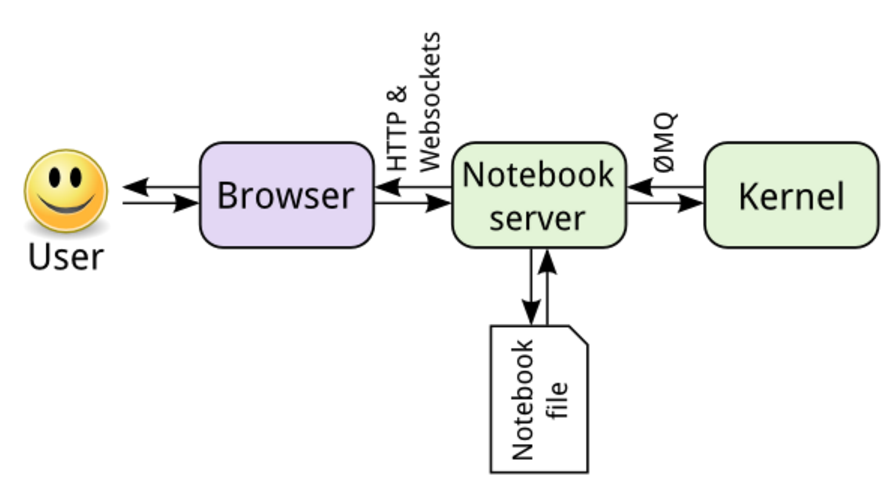
#> input picture IPython_Jupyter_Notebooks/jupyter_architecture.png, 889 x 482 px
$ jupyter execute --allow-errors 'Python Plotting - matplotlib, (numpy too) etc.ipynb'   (shell and % lines are left out)   (Python 2 division)
#> lines starting #> are read from the running program, lines starting #| are printed output that depends on the picture; long printed decimals are rounded
<a id='GoTop'></a>
## Contents
* [Quick Numpy tutorial](#QuickNumpyTutorial)
* [Matplotlib Tutorial: Learn basics of Python’s powerful Plotting library (from towardsdatascience.com)](#tutorialFromTowardsdatascience)
    * [General Concepts (Figure, Axes, Axis, Artist)](#GeneralConceptsFigureAxesAxisArtist)
        * [Figure Size](#figureSize) (Also see 'subplots(..)' NOT 'subplot' that uses figsize parameter)
    * [Plots With Different Scales](#PlotsWithDifferentScales) (For example y-axes on left and right have different scales so that we can plot both Dose and LET on the same canvas/figure/pad.)
    * [Multiple Plots In One Figure](#MultiplePlotsInOneFigure)
    * [Passing Plots to Functions Etc](#PassingPlotsToFunctionsEtc)
* [Matplotlib Tutorial: Python Plotting (from Datacamp.com)](#tutorialFromDatacamp): This Matplotlib tutorial (by Karlijn Willems and dated December 12th, 2019) takes you through the basics Python data visualization: the anatomy of a plot, pyplot and pylab, and much more
    * [Python Minimization - MINUIT, IMINUIT](#Minuit)

[GoTop](#GoTop) <a id='QuickNumpyTutorial'></a>
## Quick Numpy Tutorial
Ref: https://www.youtube.com/watch?v=xECXZ3tyONo

Numpy == Numerical Python

Very fast tools and functions than python list etc

First creating the Numpy arrays:

### Creating with 'zeros' method

[cell 1]
import numpy as np

# numpy array of size 3 and initialized to zeros (which are floats)
a = np.zeros(3)
a

[cell 2]
type(a[1])

[cell 3]
type(a)

<span style='color:green'>

**kp Digression**: NUMPY array is also known as **ndarray** or **N-Dimensional Array**
</span>

[cell 4]
aPythonList = [3, 4, 7]
bb = np.array(aPythonList)
bb

[cell 5]
print('{}, {}, {}'.format(type(aPythonList), type(bb), bb.shape))

<span style='color:green'>

**kp Digression**: Please note the difference between **np.array** and ***np.ndarray**
</span>

[cell 6]
cc = np.ndarray(aPythonList)
print(cc.shape)
cc

[cell 7]
a.shape

[cell 8]
a.size

[cell 9]
a.shape = (3, 1)

[cell 10]
a.shape

[cell 11]
a

[cell 12]
a.shape = (3,)

#> (a cell that did not finish here is left out)

### Creating with 'ones' method

[cell 14]
b = np.ones(4)
b

### Creating with 'empty' method

kp: We can also create an array with **empty(n)** method. But as we see below, the initialization seems sort of random. But, my feeling is if we are creating a **N** sized array and an array of the same size already exists, then the value of that array will be used to initialize the new array or perhaps, simply that array will be pointed to ... (I need to explore more on this, which I hope to do later soon).

[cell 15]
c = np.empty(3)
c

[cell 16]
cc = np.empty(4)
cc

[cell 17]
ccc = np.empty(5)
ccc

[cell 18]
c4 = np.empty(6)
c4

### Creating with 'linspace' (NOT 'line' but 'lin' for linear) method

This one generates equally spaced numbers starting from the first argument till the second - and those numbers being as many as the third argument.

[cell 19]
al = np.linspace(2, 10, 5) #From 2 to 10 with 5 elements
al

### We can also pass python list to np.array()

[cell 20]
ll = np.array([10, 20.0])
print(type(ll[0]))
ll

[cell 21]
li = np.array([10, 20])
print(type(li[0]))
li

[cell 22]
py_list = [1, 2, 3, 4, 5]
lll = np.array(py_list)
print(type(lll))
lll

#### Two dimensional numpy array from 2-dim python list

[cell 23]
p2_list = [[9,8,7,6,5,4,3],[1,2,3,4,5,6,7]]
ll2 = np.array(p2_list)
print(type(p2_list))
print(type(ll2))
ll2

[cell 24]
ll2.shape

#### numpy.diagonal, scalar product etc
Refs: https://numpy.org/doc/1.18/reference/generated/numpy.diagonal.html

**numpy.diagonal(a, offset=0, axis1=0, axis2=1)**
* Return specified diagonals.
* If a is 2-D, returns the diagonal of a with the given offset, i.e., the collection of elements of the form a[i, i+offset]. If a has more than two dimensions, then the axes specified by axis1 and axis2 are used to determine the 2-D sub-array whose diagonal is returned. The shape of the resulting array can be determined by removing axis1 and axis2 and appending an index to the right equal to the size of the resulting diagonals.

[cell 25]
dg1 = np.diagonal(ll2)
print(type(dg1))
dg1

[cell 26]
dg1.sum()

[cell 27]
ndar1 = np.array([[1,2,3], [5,7,4], [10,20,70]])
ndar1

[cell 28]
dg2 = np.diagonal(ndar1)
dg2

[cell 29]
dg2.sum()

[cell 30]
dg3 = np.diagonal(ndar1,offset=1)
dg3

[cell 31]
np.diagonal(ndar1,offset=2)

[cell 32]
dg4 = np.diagonal(ndar1,offset=-1)
dg4

[cell 33]
print(np.dot(dg3,dg4))

#Scalar product of ndarrays (numpy arrays)
a = np.array([1,2,3])
b = np.array([2,4,6])
print(len(a))
np.dot(a,b)

### Reusing a numpy array for different dimensions/sizes

I wanted to use the same 2D array in FCN function of IMINUIT that would be sometimes `15*15` or `16*16` or something like that depending on the size of the SOBP in protontherapy studies.

Ref: https://stackoverflow.com/questions/50286093/how-do-i-free-a-numpy-array?rq=1

Q:

I want to remove the whole numpy array. For instance, if I make array A like

`A = np.zeros((2,3))`

I want to remove the whole array A and want to reuse the name 'A' in other purpose.

Are there any codes (functions) to delete the array?

A:

    I want to remove the whole array A

Easy :

`del A`

    want to reuse the name 'A' in other purpose.

Similarly easy :

`A = whateverElse`  # associate A with whateverElse, so simple :o)

[cell 34]
import numpy as np
A = None

def testGlobalVar(locVar=0.1):
    B = A - locVar
    print(B)

A = np.linspace(0,2, 10)
print(A.size)
print(len(A))
print(A)
testGlobalVar(locVar = 0.2)

del A
A = np.linspace(0,3, 15)
print(A.size)
print(len(A))
print(A)
testGlobalVar(locVar = 0.2)
del A


pyList = [[1,2,3], [5,7,4], [10,20,70]]
A = np.array(pyList)
print(A.size)
print(len(A))
print(A)
testGlobalVar(locVar = 0.2)

### Some jupyter notebook tips:
* If we hit 'tab' after typing 'Name of a numpy array' with a 'dot', it will show all the usful methods and stuff that is available to work with.
* If we put a question mark '?' in front of the array object and run, it will show (in a pop-up window) the docstring listing all the options available.
* If we do the same but to a particular method, it will show the corresponding part of the doc-string.

[cell 35]
#ll2.  #This is just to see what I could see with above mentioned 'dot-tab' functionalityl

### Creating Random Arrays

[cell 36]
np.random.seed(0)   #kp: changing seed changed the array elements
z1 = np.random.randint(10,size=6) #kp: it seems repeated execution of the same cell produces the same array.
#kp: Interestingly, the youtube guy's notebook also had the same array for '0' seed. So, not exactly random, I guess
z1

### Accessing array elements is similar to python list

[cell 37]
print(z1[0]) #kp: first element
print(z1[0:3]) #kp: first 3 elements (from id=0 to id=n-1 or 3-1)
print(z1[-1])  #kp: last element

### Other ways to slice-up numpy arrays (using photos)

Here, I first tried to install **skimage** with **pip3 install skimage** in the terminal but it didn't work but suggested to install **scikit-image** instead. Therefore, I installed that with same **pip3 install** command and finally the following code worked. Otherwise, it produced errors ininitally saying it didn't recognize the package/module **skimage**.

[cell 38]
#jupyter_architecture.png, plot3_matplotlib.png
from skimage import io
#photo = io.imread('plot3_matplotlib.png')
photo = io.imread('jupyter_architecture.png')
#> photo is the input picture: shape (482, 889, 3); mean R, G, B 242.3, 242.7, 240.4
type(photo)

[cell 39]
print(photo.shape) #kp: A color photo is a 3-D array. The last dimension is for colors RGB
#| (482, 889, 3)

[cell 40]
import matplotlib.pyplot as plt
plt.imshow(photo)

[cell 41]
# Reversing the rows in the image (thus inverting the image upside down)
plt.imshow(photo[::-1])
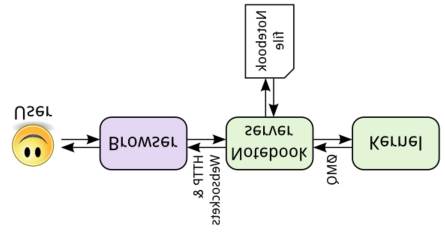
#> shown: shape (482, 889, 3) (shown at 1/2 size); mean R, G, B 242.3, 242.7, 240.4

[cell 42]
# Reversing the column (thus inverting the image sideways to get mirror image)
plt.imshow(photo[:, ::-1])
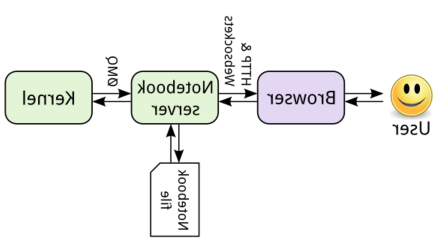
#> shown: shape (482, 889, 3) (shown at 1/2 size); mean R, G, B 242.3, 242.7, 240.4

[cell 43]
# Just take a section of the photo (refer to the numbers on the axes above for which part of the image to slice-up)
plt.imshow(photo[150:300, 50:550])
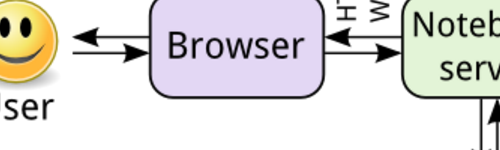
#> shown: shape (150, 500, 3); mean R, G, B 223.2, 221, 218.7

[cell 44]
#Take every other columns and every other rows (we halve the size of the image (because we left out slices in between))
#    and we should see a low-resolution image. (Also compare the scale (or tick-marks) on the original and new images)
print(photo[::2, ::2].shape)
#| (241, 445, 3)

plt.imshow(photo[::2, ::2])
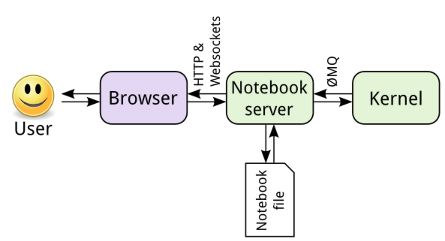
#> shown: shape (241, 445, 3); mean R, G, B 242.3, 242.7, 240.4

### Applying mathematical functions to numpy arrrays

[cell 45]
photo_sin = np.sin(photo)
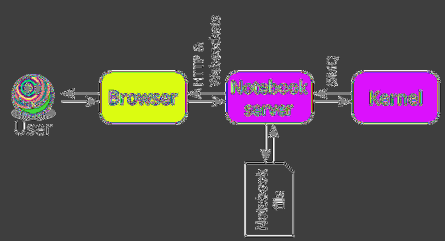
#> photo_sin: shape (482, 889, 3) float16 (shown at 1/2 size); mean R, G, B -0.346, -0.426, -0.378; drawn with min black and max white
#photo_sin
#plt.imshow(photo_sin) # Got Several error and warning, perhaps because it ruined the RGB value etc.
# one warning was: Clipping input data to the valid range for imshow with RGB data ([0..1] for floats or [0..255] for integers).

[cell 46]
print(np.sum(photo))
#| 310825577
print(np.prod(photo))
#| 0
print(np.mean(photo))
#| 241.795
print(np.std(photo))
#| 42.569
print(np.var(photo))
#| 1812.139
print(np.min(photo))
#| 0
print(np.max(photo))
#| 255
print(np.argmin(photo))
#| 241233
print(np.argmax(photo))
#| 0

[cell 47]
z = np.array([1,2,3,4,5])

[cell 48]
z < 3

[cell 49]
z > 3

[cell 50]
z[z>3]  #kp: this doesn't change original array 'z' as we see from next cell

[cell 51]
z

[cell 52]
# Replacing numbers greater than 100 with 255 and others with 0
photo_masked = np.where(photo > 100, 255, 0)
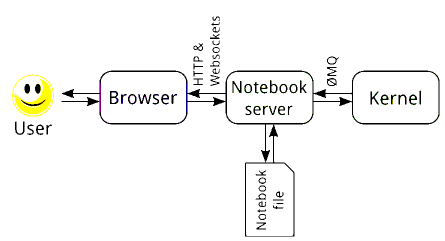
#> photo_masked: shape (482, 889, 3) int64 (shown at 1/2 size); mean R, G, B 246.5, 246.5, 245
#print(photo_masked)
plt.imshow(photo_masked)

### Other operations on numpy arrays

[cell 53]
zz = np.array([13, 14, 15, 16, 17])

z + zz

[cell 54]
zz + 30  #kp: Initially, I was defining zz as a python list and so it wasn't working. I was almost freaking out.

[cell 55]
z * zz

[cell 56]
zz * 3 #kp: Initially, I was defining zz as a python list and so it wasn't working. I was almost freaking out.
#           when it was a python list, it simply gave me a new list with 15 elements (with zz-elements repeated
#           there times) as follows: [13, 14, 15, 16, 17, 13, 14, 15, 16, 17, 13, 14, 15, 16, 17]

#### Dot product of two arrays (use @)

[cell 57]
z @ zz #Gives us the dot-product

#### Transpose of an array (use '.T')
Transport interchanges rows and columns.

[cell 58]
plt.imshow(photo[:,:,0].T) #kp: I think 0 is the color code for yellow and 255 is black, that's why smily picture above is yello.
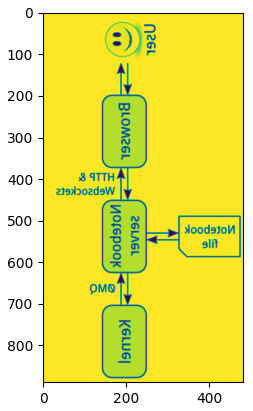
#> figure drawn by matplotlib, 1 panel

[cell 59]
x = np.array([2, 1, 5, 7, 3, 6, 9, 4])
np.sort(x)

[GoTop](#GoTop)
## Plotting with matplotlib (Chunks of info/code from here and there)

[cell 60]
# https://matplotlib.org/gallery/lines_bars_and_markers/errorbar_limits_simple.html#sphx-glr-gallery-lines-bars-and-markers-errorbar-limits-simple-py
# https://scientificpythonsnippets.com/index.php/2-uncategorised/4-scientific-plotting-with-python-plot-with-error-bars-using-pyplot
# https://stackoverflow.com/questions/20048352/how-to-adjust-the-size-of-matplotlib-legend-box
import numpy as np
import matplotlib.pyplot as plt
#https://stackoverflow.com/questions/18434492/matplotlib-errorbar-caps-missing
#matplotlib.rcParams.update({'errorbar.capsize': 2})

[cell 61]
#https://stackoverflow.com/questions/33322349/set-legend-for-plot-with-several-lines-in-python/33323363

import matplotlib.pyplot as plt
plt.plot([1, 2, 3], color='red', label='line one')
plt.plot([4, 6, 8], color='blue', label='line two')
plt.plot([1,2,3,4], [1,4,9, 16],"go")

plt.legend()
plt.show()

[cell 62]
#https://stackoverflow.com/questions/33322349/set-legend-for-plot-with-several-lines-in-python/33323363
fig = plt.figure()
ax = fig.add_subplot(1,1,1)
#> (the rest of this cell did not finish here and is left out)

### Matplotlib - Plot Multiple Lines
https://www.kaggle.com/andyxie/matplotlib-plot-multiple-lines

Notes

To draw several several lines on one plot is as easy as repeating plt.plot:

[cell 63]
# RUN ALL THE CODE BEFORE YOU START
import numpy as np
from matplotlib.pylab import plt #load plot library
# indicate the output of plotting function is printed to the notebook


def create_random_walk():
    x = np.random.choice([-1,1],size=100, replace=True) # Sample with replacement from (-1, 1)
    return np.cumsum(x) # Return the cumulative sum of the elements
X = create_random_walk()
Y = create_random_walk()
Z = create_random_walk()

# Plotting functionality starts here
plt.plot(X)
plt.plot(Y)
plt.plot(Z)
plt.show()

In addition to the line style like 'r', you can gain more detailed control over color configuration by specifying color parameter. More colors can be found in http://matplotlib.org/users/colors.html.

[cell 64]
plt.plot(X, '-.', color="#333333")
plt.plot(Y, '-.', color="chocolate")
plt.plot(Z, '-.', color="green")
plt.show()
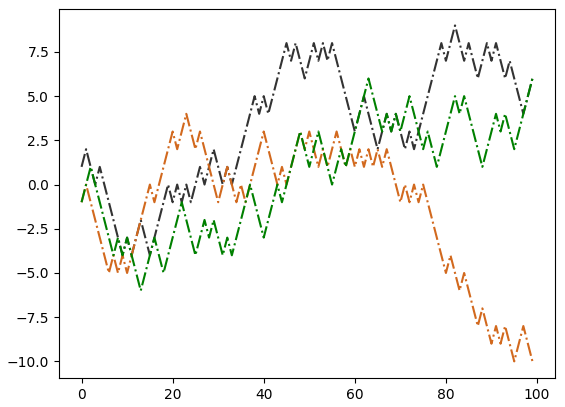
#> figure drawn by matplotlib, 1 panel; curve peaks at x = 82, y = 9; curve peaks at x = 23, y = 4; curve peaks at x = 63, y = 6

To add legend, you will first need to specify a label when plot plt.plot(X, label="X"). Then call plt.legend(). If you are not happy with the location of the legend, pass loc="Location String" to plt.legend(). Here are some Location String to choose from:
```
===============   =============
Location String   Location Code
===============   =============
'best'            0
'upper right'     1
'upper left'      2
'lower left'      3
'lower right'     4
'right'           5
'center left'     6
'center right'    7
'lower center'    8
'upper center'    9
'center'          10
===============   =============
```

[cell 65]
plt.plot(X, label="X")
plt.plot(Y, label="Y")
plt.plot(Z, label="Z")
# Add legend
plt.legend(loc='lower left')
# Add title and x, y labels
plt.title("Random Walk Example", fontsize=16, fontweight='bold')
plt.suptitle("Random Walk Suptitle", fontsize=10)
plt.xlabel("Number of Steps")
plt.ylabel("Accumulative Sum")
plt.show()

plt.plot will use default setting to make a plot, plt.show() will then render the plot:
### Task 1: Plot Multiple Lines

Plot the following functions: `y=5x, y=x^2, y=exp(x*3/2),x∈[0,6]`

[cell 66]
# RUN ALL THE CODE BEFORE YOU START
import numpy as np
from matplotlib.pylab import plt #load plot library
# indicate the output of plotting function is printed to the notebook

x = np.linspace(0, 6, 100)
y_1 = 5*x
y_2 = np.power(x, 2)
y_3 = np.exp(x/1.5)
plt.plot(x, y_1)
plt.plot(x, y_2)
plt.plot(x, y_3)
plt.show()

### Task 2: Change Line Style

Change the lines to different level of gray, style to line, dotted-line and dash line.

[cell 67]
plt.plot(x, y_1, '-.', color="#333333")
plt.plot(x, y_2, '--', color="#999999")
plt.plot(x, y_3, '-', color="#aaaaaa")
plt.show()

### Task 3: Plot Line with Error

Add legend. To use latex in label string, here is an exmpale: label="$y=x$"

[cell 68]
plt.plot(x, y_1, '-.', color="#333333", label="$y=5 * x$")
plt.plot(x, y_2, '--', color="#999999", label="$y=x^2$")
plt.plot(x, y_3, '-', color="#aaaaaa", label="$y=e^{3/2x}$") # TODO: Fix the notation here
plt.legend(loc="upper left")

plt.title("Several Functions", fontsize=16, fontweight='bold')
plt.xlabel("X Values")
plt.ylabel("Y Values")

plt.show()

One can use 'fontsize' or 'borderpad' parameters to control the size of the legend-box. For example, we can look at the following code: (Ref: https://stackoverflow.com/questions/20048352/how-to-adjust-the-size-of-matplotlib-legend-box)

```py
#To control the size of the legend box, we can use fontsize. borderpad also changes it keeping font size the same
plt.legend(lines, [l.get_label() for l in lines], loc='upper left', fontsize=30)#, borderpad=3
```

[cell 69]
# RUN ALL THE CODE BEFORE YOU START
import numpy as np
from matplotlib.pylab import plt #load plot library
# indicate the output of plotting function is printed to the notebook

plt.plot(x, y_1, '-.', color="#333333", label="$y=5 * x$")
plt.plot(x, y_2, '--', color="#999999", label="$y=x^2$")
plt.plot(x, y_3, '-', color="#aaaaaa", label="$y=e^{3/2x}$") # TODO: Fix the notation here
plt.legend(loc="upper left", fontsize=18)

plt.title("Several Functions", fontsize=16, fontweight='bold')
plt.xlabel("X Values")
plt.ylabel("Y Values")

plt.show()

[GoTop](#GotTop) <a id='tutorialFromTowardsdatascience'></a>
## Matplotlib Tutorial: Learn basics of Python’s powerful Plotting library (from towardsdatascience.com)

Source: https://towardsdatascience.com/matplotlib-tutorial-learn-basics-of-pythons-powerful-plotting-library-b5d1b8f67596, author: Killol Govani (9 min read, Feb3, 2019)

### What is Matplotlib

To make necessary statistical inferences, it becomes necessary to visualize your data and Matplotlib is one such solution for the Python users. It is a very powerful plotting library useful for those working with Python and NumPy. The most used module of Matplotib is Pyplot which provides an interface like MATLAB but instead, it uses Python and it is open source.

### Installing Matplotlib

To install Matplotlib on your local machine, open Python command prompt and type following commands:
```
python -m pip install -U pip
python -m pip install -U matplotlib
```
I am assuming that you wish to foray into the world of data science and machine learning and hence I suggest you download the anaconda package distribution from [here](https://www.anaconda.com/download/). It installs python, Jupyter notebook and other important python libraries including Matplotlib, Numpy, Pandas, scikit-learn. Anaconda supports Windows, MacOS and Linux. To quickly get started with Matplotlib without installing anything on your local machine, check out [Google Colab](https://colab.research.google.com/). It provides the Jupyter Notebooks hosted on the cloud for free which are associated with your Google Drive account and it comes with all the important packages pre-installed. You can also run your code on GPU which helps in faster computation though we don’t need GPU computation for this tutorial. To quickly get started with Google Colab, check out this amazing [article](https://medium.com/deep-learning-turkey/google-colab-free-gpu-tutorial-e113627b9f5d).

[GoTop](#GoTop) <a id='GeneralConceptsFigureAxesAxisArtist'></a>
### General Concepts (Figure, Axes, Axis, Artist)

A Matplotlib figure can be categorized into several parts as below:

**Figure:** It is a whole figure which may contain one or more than one axes (plots). You can think of a **Figure as a canvas** which contains plots.

**Axes:** It is what we generally think of as a plot. A Figure can contain many Axes. It contains **two or three (in the case of 3D) Axis objects. Each Axes has a title, an x-label and a y-label**.

**Axis:** They are the number line like objects and take care of generating the graph limits.

**Artist:** Everything which one can see on the figure is an artist like Text objects, Line2D objects, collection objects. Most Artists are tied to Axes.

### Getting Started with Pyplot

Pyplot is a module of Matplotlib which provides simple functions to add plot elements like lines, images, text, etc. to the current axes in the current figure.

#### Make a simple plot
```py
import matplotlib.pyplot as plt
import numpy as np
```
Here we import Matplotlib’s Pyplot module and Numpy library as most of the data that we will be working with will be in the form of arrays only.

[cell 70]
import matplotlib.pyplot as plt
import numpy as np

plt.plot([1,2,3,4], [1,4,9, 16])
plt.show()
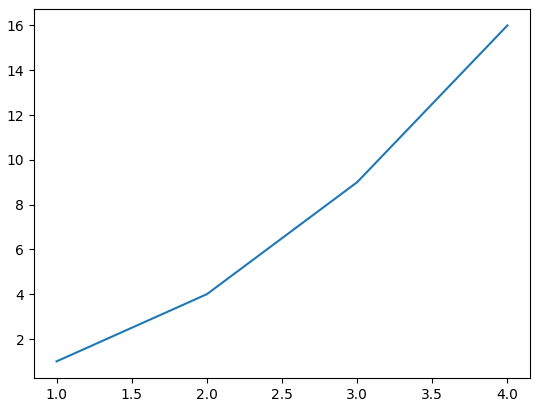
#> figure drawn by matplotlib, 1 panel
#kp: Here, there is one 'axes' object i.e the blue line, where as there are two axis objects i.e., the X-axis and Y-axis.

[cell 71]
type(plt)

We pass two arrays as our input arguments to Pyplot’s plot() method and use show() method to invoke the required plot. Here note that the first array appears on the x-axis and second array appears on the y-axis of the plot. Now that our first plot is ready, let us add the title, and name x-axis and y-axis using methods title(), xlabel() and ylabel() respectively.

[cell 72]
plt.plot([1,2,3,4], [1,4,9, 16])
plt.title("First Plot")
plt.xlabel("X label")
plt.ylabel('Y label')
plt.show()
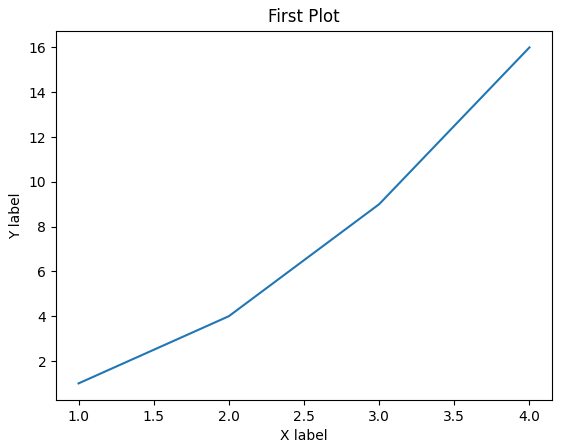
#> figure drawn by matplotlib, 1 panel

<a id='figureSize'></a>
We can also specify the size of the figure using method figure() and passing the values as a tuple of the length of rows and columns to the argument figsize. (we can do the same in subplots too: `f, axs = plt.subplots(2,2,figsize=(15,15))`, `f.set_figheight(15)`, `f.set_figwidth(15)` ([source](https://stackoverflow.com/questions/14770735/how-do-i-change-the-figure-size-with-subplots)))

[cell 73]
plt.figure(figsize=(15,5))
plt.plot([1,2,3,4], [1,4,9, 16])
plt.show()
#> (the rest of the program and of its run is left out)
